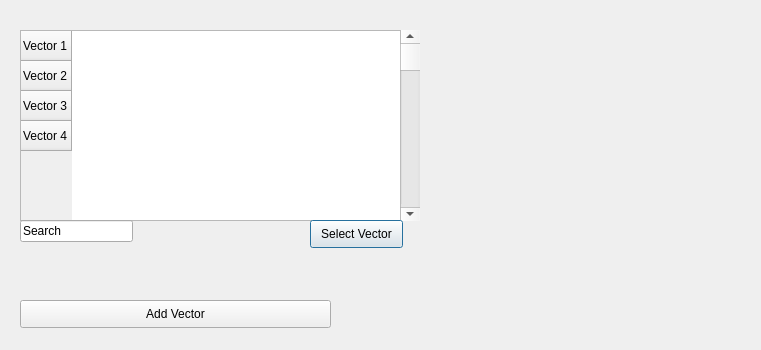
<?xml version="1.0" encoding="UTF-8"?>
<ui version="4.0">
 <class>Dialog</class>
 <widget class="QDialog" name="Dialog">
  <property name="geometry">
   <rect>
    <x>0</x>
    <y>0</y>
    <width>761</width>
    <height>350</height>
   </rect>
  </property>
  <property name="windowTitle">
   <string>Dialog</string>
  </property>
  <widget class="QTableWidget" name="AssociateTable">
   <property name="geometry">
    <rect>
     <x>20</x>
     <y>30</y>
     <width>391</width>
     <height>191</height>
    </rect>
   </property>
   <row>
    <property name="text">
     <string>Vector 1</string>
    </property>
   </row>
   <row>
    <property name="text">
     <string>Vector 2</string>
    </property>
   </row>
   <row>
    <property name="text">
     <string>Vector 3</string>
    </property>
   </row>
   <row>
    <property name="text">
     <string>Vector 4</string>
    </property>
   </row>
  </widget>
  <widget class="QScrollBar" name="AssociateScrollBar">
   <property name="geometry">
    <rect>
     <x>400</x>
     <y>30</y>
     <width>20</width>
     <height>191</height>
    </rect>
   </property>
   <property name="orientation">
    <enum>Qt::Vertical</enum>
   </property>
  </widget>
  <widget class="QLineEdit" name="AssociateSearchBar">
   <property name="geometry">
    <rect>
     <x>20</x>
     <y>220</y>
     <width>113</width>
     <height>22</height>
    </rect>
   </property>
   <property name="text">
    <string>Search</string>
   </property>
  </widget>
  <widget class="QPushButton" name="AssociateSelectVectBtn">
   <property name="geometry">
    <rect>
     <x>310</x>
     <y>220</y>
     <width>93</width>
     <height>28</height>
    </rect>
   </property>
   <property name="text">
    <string>Select Vector</string>
   </property>
  </widget>
  <widget class="QPushButton" name="AssociateAddVectBtn">
   <property name="geometry">
    <rect>
     <x>20</x>
     <y>300</y>
     <width>311</width>
     <height>28</height>
    </rect>
   </property>
   <property name="text">
    <string>Add Vector</string>
   </property>
  </widget>
 </widget>
 <resources/>
 <connections/>
</ui>
